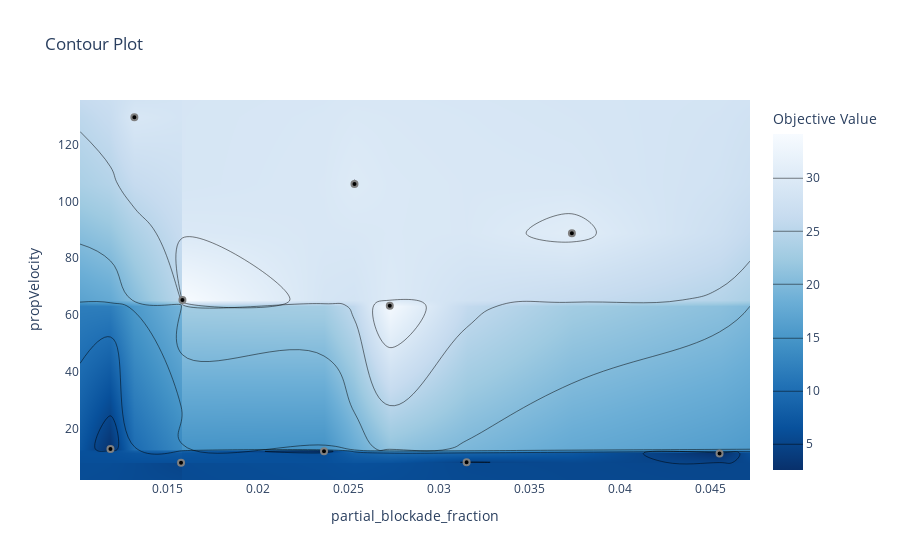

Source (notebook cell):
### Code cell
plot_contour(study)

### Figure 1 — Plotly figure (JSON) as saved in the notebook; plotly's stock layout.template omitted (floating-point values rounded to 4 significant figures; data arrays with more than 128 entries replaced by an {"elided": "..."} marker saying what was removed)
{"data": [{"colorbar": {"title": {"text": "Objective Value"}}, "colorscale": [[0, "rgb(247,251,255)"], [0.125, "rgb(222,235,247)"], [0.25, "rgb(198,219,239)"], [0.375, "rgb(158,202,225)"], [0.5, "rgb(107,174,214)"], [0.625, "rgb(66,146,198)"], [0.75, "rgb(33,113,181)"], [0.875, "rgb(8,81,156)"], [1, "rgb(8,48,107)"]], "connectgaps": true, "contours": {"coloring": "heatmap"}, "hoverinfo": "none", "line": {"smoothing": 1.3}, "reversescale": true, "type": "contour", "x": [0.01016, 0.01184, 0.01317, 0.01574, 0.01582, 0.02365, 0.02533, 0.02728, 0.03153, 0.03735, 0.04551, 0.04719], "y": [1.808, 7.896, 8.039, 11.19, 11.91, 12.77, 63.19, 65.25, 88.78, 106.1, 129.6, 135.7], "z": {"elided": "12x12 float values"}}, {"marker": {"color": "black", "line": {"color": "Gray", "width": 2}}, "mode": "markers", "name": "Feasible Trial", "showlegend": false, "type": "scatter", "x": [0.01582, 0.01574, 0.02728, 0.04551, 0.02533, 0.01317, 0.03153, 0.03735, 0.02365, 0.01184], "y": [65.25, 7.896, 63.19, 11.19, 106.1, 129.6, 8.039, 88.78, 11.91, 12.77]}, {"marker": {"color": "#cccccc", "line": {"color": "Gray", "width": 2}}, "mode": "markers", "name": "Infeasible Trial", "showlegend": false, "type": "scatter", "x": [], "y": []}], "layout": {"title": {"text": "Contour Plot"}, "xaxis": {"range": [0.01016, 0.04719], "title": {"text": "partial_blockade_fraction"}}, "yaxis": {"range": [1.808, 135.7], "title": {"text": "propVelocity"}}}}
